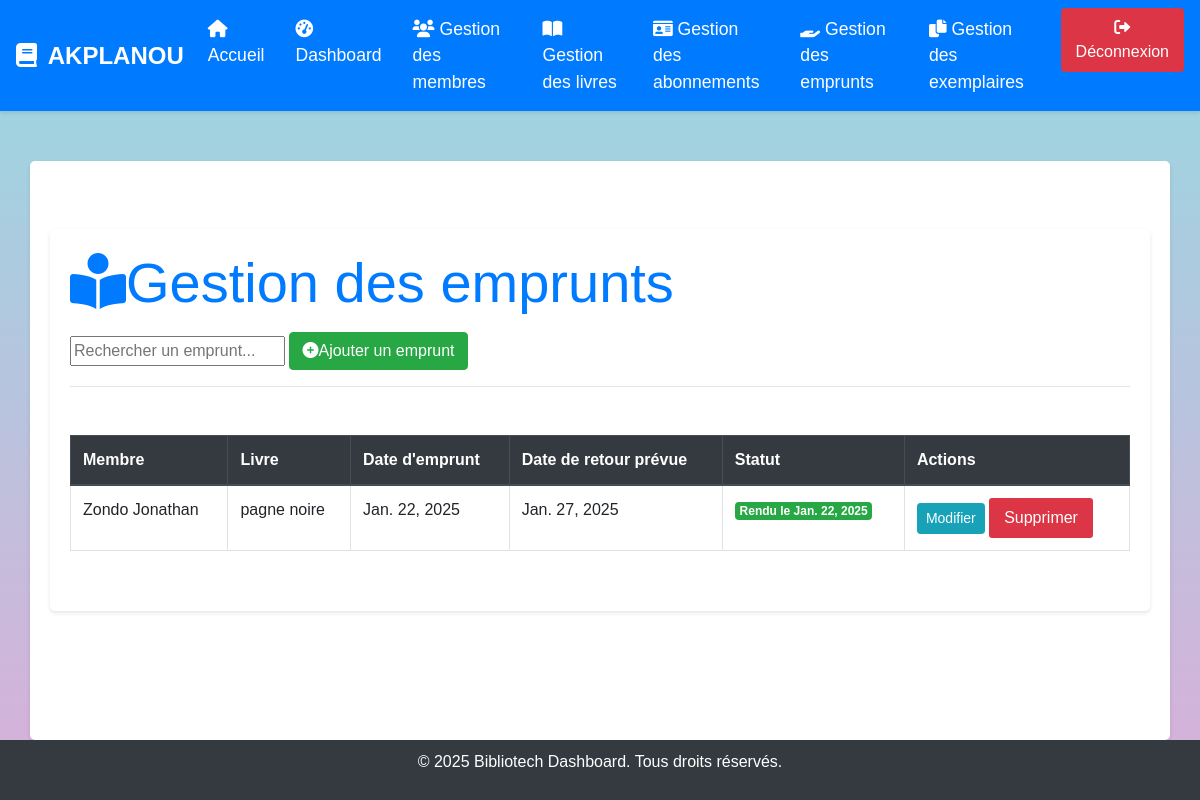
Screenshot of /emprunts/ (signed in) with the database file from the repository.
### gestion/models.py (models this page shows, shortened)
class Emprunt(models.Model):
    membre = models.ForeignKey(Membre, on_delete=models.CASCADE)
    exemplaire = models.ForeignKey(Exemplaire, on_delete=models.CASCADE)
    date_emprunt = models.DateField(auto_now_add=True)
    date_retour = models.DateField(null=True, blank=True)
    def date_retour_prevue(self):
        return self.date_emprunt + timedelta(days=self.membre.abonnement.max_jours)

class Membre(models.Model):
    nom = models.CharField(max_length=100)
    prenom = models.CharField(max_length=100)
    adresse = models.CharField(max_length=200)
    telephone = models.CharField(max_length=20)
    abonnement = models.ForeignKey(Abonnement, on_delete=models.CASCADE)
    actif = models.BooleanField(default=True)
    date_inscription = models.DateField(auto_now_add=True)
    date_expiration = models.DateField(null=True, blank=True)
    def __str__(self):
        return f"{self.nom} {self.prenom}"

class Exemplaire(models.Model):
    livre = models.ForeignKey(Livre, on_delete=models.CASCADE)
    numero = models.IntegerField()
    disponible = models.BooleanField(default=True)

class Livre(models.Model):
    titre = models.CharField(max_length=200)
    auteur = models.CharField(max_length=100)
    isbn = models.CharField(max_length=13)
    edition = models.CharField(max_length=100)
    genre = models.CharField(max_length=50)
    couverture = models.ImageField(upload_to='couvertures/', null=True, blank=True)

class Abonnement(models.Model):
    libelle = models.CharField(max_length=100)
    cout = models.DecimalField(max_digits=10, decimal_places=2)
    max_livres = models.IntegerField()
    max_jours = models.IntegerField()
    duree = models.IntegerField()  # Durée de l'abonnement en jours

### gestion/views.py (the view)
# urls.py: path('emprunts/', views.gestion_emprunts_view, name='gestion_emprunts'),
@login_required
def gestion_emprunts_view(request):
    emprunts = Emprunt.objects.all().order_by('-date_emprunt')
    return render(request, 'gestion/gestion_emprunts.html', {'emprunts': emprunts})

### gestion/templates/gestion/gestion_emprunts.html (shortened to what this page needs)
{% extends "gestion/base.html" %}
{% load static %}
{% block content %}
<div class="container mt-5">
    <div class="row mb-4">
        <div class="col-12">
            <h1 class="display-4 text-primary mb-3">
                <i class="fas fa-book-reader me-3"></i>Gestion des emprunts
            </h1>
            <div class="search-bar">
                <input type="text" id="search" name="search" placeholder="Rechercher un emprunt..." onkeyup="filterTable()">
                <a href="{% url 'ajouter_emprunt' %}" class="btn btn-success">
                    <i class="fas fa-plus-circle me-2"></i>Ajouter un emprunt
                </a>
            </div>
            <hr class="mb-4">
        </div>
    </div>
    <div class="table-container">
        <table id="empruntsTable" class="table table-bordered table-hover">
            <thead class="thead-dark">
                <tr>
                    <th>Membre</th>
                    <th>Livre</th>
                    <th>Date d'emprunt</th>
                    <th>Date de retour prévue</th>
                    <th>Statut</th>
                    <th>Actions</th>
                </tr>
            </thead>
            <tbody>
                {% for emprunt in emprunts %}
                <tr>
                    <td>{{ emprunt.membre }}</td>
                    <td>{{ emprunt.exemplaire.livre.titre }}</td>
                    <td>{{ emprunt.date_emprunt }}</td>
                    <td>{{ emprunt.date_retour_prevue }}</td>
                    <td>
                        {% if emprunt.date_retour %}
                            <span class="badge badge-success">Rendu le {{ emprunt.date_retour }}</span>
                        {% else %}
                            <span class="badge badge-danger">Non rendu</span>
                        {% endif %}
                    </td>
                    <td>
                        <a class="btn btn-info btn-sm" href="{% url 'modifier_emprunt' emprunt.id %}">Modifier</a>
                        <button class="btn btn-danger btn-sm" data-toggle="modal" data-target="#confirmDeleteModal{{ emprunt.id }}">Supprimer</button>
                    </td>
                </tr>
                {% endfor %}
            </tbody>
        </table>
    </div>
    <div class="d-flex justify-content-center mt-4">
    </div>
</div>
{% endblock %}

### gestion/templates/gestion/base.html (style rules this page uses)
body { background-color: #D9AFD9; background-image: linear-gradient(0deg, #D9AFD9 0%, #97D9E1 100%); font-family: 'Arial', sans-serif; display: flex; flex-direction: column; min-height: 100vh; margin: 0; }
.btn-danger { background-color: #dc3545; border: none; padding: 8px 15px; font-size: 1rem; color: white; }
.container { background-color: white; padding: 20px; border-radius: 5px; box-shadow: 0 2px 4px rgba(0, 0, 0, 0.1); margin-top: 50px; flex: 1; }

### rows the page displays
Emprunt: membre "Zondo Jonathan", exemplaire.livre.titre "pagne noire", date_emprunt "Jan. 22, 2025", date_retour_prevue "Jan. 27, 2025", date_retour "Jan. 22, 2025"
